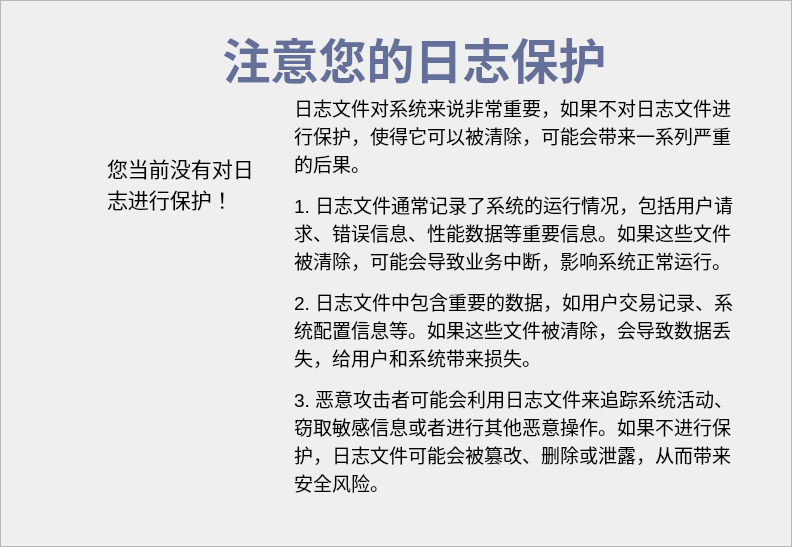
     <widget class="QWidget" name="pageOfSystemLog">
      <layout class="QHBoxLayout" name="horizontalLayout_8">
       <property name="leftMargin">
        <number>0</number>
       </property>
       <property name="topMargin">
        <number>0</number>
       </property>
       <property name="rightMargin">
        <number>0</number>
       </property>
       <property name="bottomMargin">
        <number>0</number>
       </property>
       <item>
        <widget class="QFrame" name="frameOfSystemLog">
         <property name="styleSheet">
          <string notr="true">QFrame#frameOfSystemLog
{
    border-image: url(:/img/background/mild-background.jpeg);
}</string>
         </property>
         <property name="frameShape">
          <enum>QFrame::StyledPanel</enum>
         </property>
         <property name="frameShadow">
          <enum>QFrame::Raised</enum>
         </property>
         <layout class="QHBoxLayout" name="horizontalLayout_17">
          <property name="topMargin">
           <number>22</number>
          </property>
          <item>
           <layout class="QVBoxLayout" name="verticalLayout_17" stretch="0,5">
            <property name="spacing">
             <number>0</number>
            </property>
            <item>
             <layout class="QHBoxLayout" name="horizontalLayout_24" stretch="1,20">
              <item>
               <widget class="clickLabel" name="backOfSystemLog">
                <property name="text">
                 <string/>
                </property>
                <property name="pixmap">
                 <pixmap resource="../resource/res.qrc">:/img/common/back2.png</pixmap>
                </property>
               </widget>
              </item>
              <item>
               <widget class="QLabel" name="label_10">
                <property name="text">
                 <string>&lt;html&gt;&lt;head/&gt;&lt;body&gt;&lt;p&gt;&lt;span style=&quot; font-size:36pt; font-weight:600; color:#646f9a;&quot;&gt;注意您的日志保护&lt;/span&gt;&lt;/p&gt;&lt;/body&gt;&lt;/html&gt;</string>
                </property>
                <property name="alignment">
                 <set>Qt::AlignCenter</set>
                </property>
               </widget>
              </item>
             </layout>
            </item>
            <item>
             <layout class="QHBoxLayout" name="horizontalLayout_16" stretch="1,2">
              <property name="spacing">
               <number>40</number>
              </property>
              <property name="leftMargin">
               <number>20</number>
              </property>
              <property name="rightMargin">
               <number>40</number>
              </property>
              <property name="bottomMargin">
               <number>40</number>
              </property>
              <item>
               <layout class="QGridLayout" name="gridLayout_9">
                <item row="1" column="0" colspan="2">
                 <widget class="QLabel" name="label_11">
                  <property name="maximumSize">
                   <size>
                    <width>300</width>
                    <height>300</height>
                   </size>
                  </property>
                  <property name="text">
                   <string/>
                  </property>
                  <property name="pixmap">
                   <pixmap resource="../resource/res.qrc">:/img/scan/report/log</pixmap>
                  </property>
                  <property name="scaledContents">
                   <bool>true</bool>
                  </property>
                  <property name="alignment">
                   <set>Qt::AlignLeading|Qt::AlignLeft|Qt::AlignVCenter</set>
                  </property>
                 </widget>
                </item>
                <item row="0" column="0">
                 <layout class="QHBoxLayout" name="horizontalLayout_18">
                  <item>
                   <widget class="QLabel" name="label_12">
                    <property name="text">
                     <string/>
                    </property>
                    <property name="pixmap">
                     <pixmap resource="../resource/res.qrc">:/img/scan/report/system-log.png</pixmap>
                    </property>
                   </widget>
                  </item>
                 </layout>
                </item>
                <item row="0" column="1">
                 <widget class="QLabel" name="labelOfSystemLog">
                  <property name="text">
                   <string>&lt;html&gt;&lt;head/&gt;&lt;body&gt;&lt;p&gt;&lt;span style=&quot; font-size:16pt;&quot;&gt;您当前没有对日志进行保护！&lt;/span&gt;&lt;/p&gt;&lt;/body&gt;&lt;/html&gt;</string>
                  </property>
                  <property name="wordWrap">
                   <bool>true</bool>
                  </property>
                 </widget>
                </item>
               </layout>
              </item>
              <item>
               <widget class="QLabel" name="descOfSystemLog">
                <property name="styleSheet">
                 <string notr="true">QLabel#descOfRightSetting
{
    border-image: url(:/img/scan/analysis/rect.png);
}</string>
                </property>
                <property name="text">
                 <string>&lt;html&gt;&lt;head/&gt;&lt;body&gt;&lt;p&gt;&lt;span style=&quot; font-size:14pt;&quot;&gt;日志文件对系统来说非常重要，如果不对日志文件进行保护，使得它可以被清除，可能会带来一系列严重的后果。&lt;/span&gt;&lt;/p&gt;&lt;p&gt;&lt;span style=&quot; font-size:14pt;&quot;&gt;1. 日志文件通常记录了系统的运行情况，包括用户请求、错误信息、性能数据等重要信息。如果这些文件被清除，可能会导致业务中断，影响系统正常运行。&lt;/span&gt;&lt;/p&gt;&lt;p&gt;&lt;span style=&quot; font-size:14pt;&quot;&gt;2. 日志文件中包含重要的数据，如用户交易记录、系统配置信息等。如果这些文件被清除，会导致数据丢失，给用户和系统带来损失。&lt;/span&gt;&lt;/p&gt;&lt;p&gt;&lt;span style=&quot; font-size:14pt;&quot;&gt;3. 恶意攻击者可能会利用日志文件来追踪系统活动、窃取敏感信息或者进行其他恶意操作。如果不进行保护，日志文件可能会被篡改、删除或泄露，从而带来安全风险。&lt;/span&gt;&lt;/p&gt;&lt;/body&gt;&lt;/html&gt;</string>
                </property>
                <property name="alignment">
                 <set>Qt::AlignLeading|Qt::AlignLeft|Qt::AlignVCenter</set>
                </property>
                <property name="wordWrap">
                 <bool>true</bool>
                </property>
                <property name="margin">
                 <number>20</number>
                </property>
               </widget>
              </item>
             </layout>
            </item>
           </layout>
          </item>
         </layout>
        </widget>
       </item>
      </layout>
     </widget>
